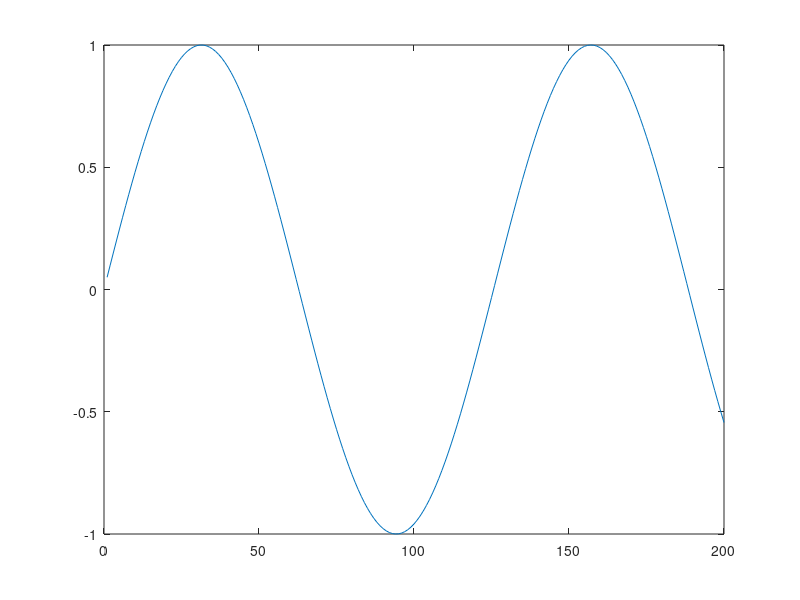
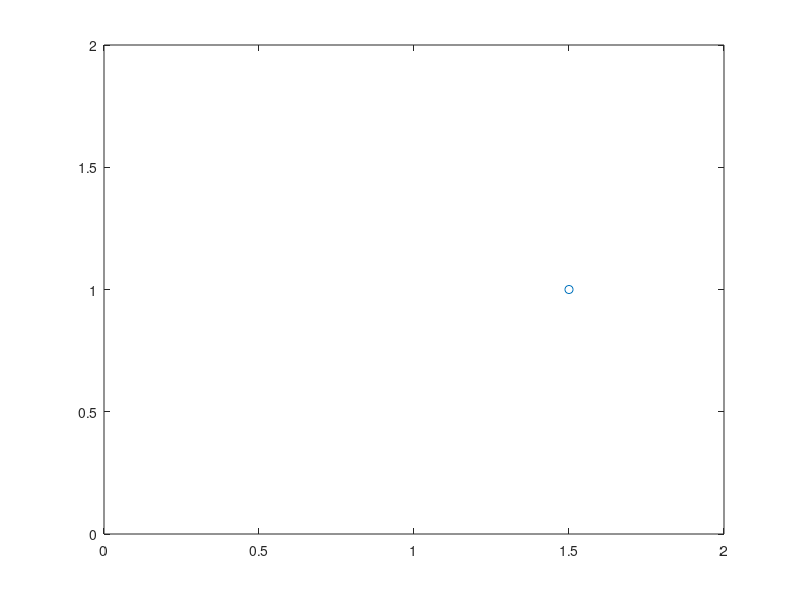
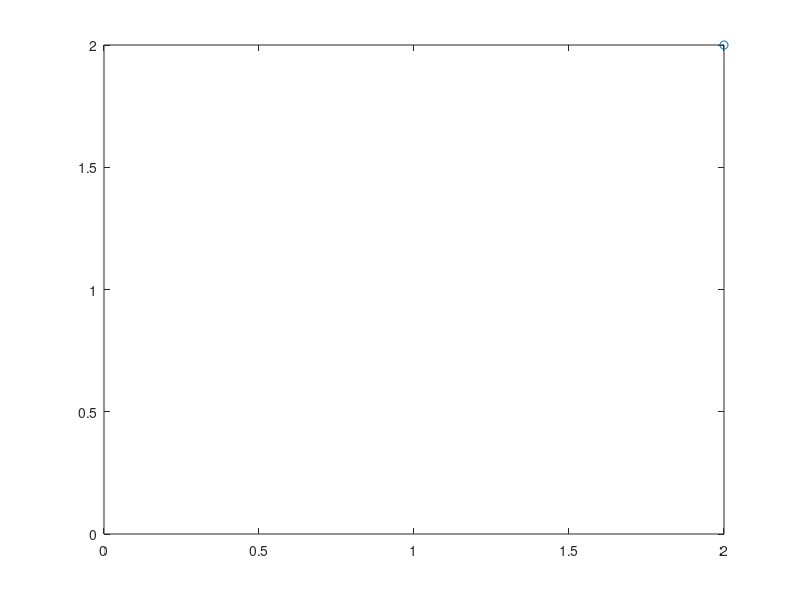
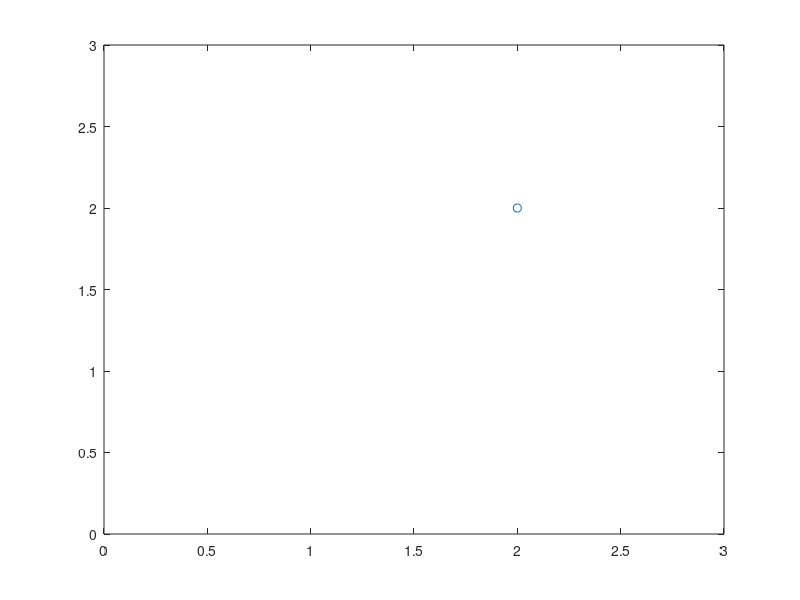

Source code (MATLAB) for these figures, in order: (Note: this script raises an error after producing the figures.)
fig = figure;

xdat = 1:200;
ydat = sin(xdat/20);

plot(xdat,ydat);


%%
fig = figure;
ax = plot(1,1,'o');
xlim([0,2])
ylim([0,2])

set(ax,'XData',1.5,'YData',1)

%%
fig = figure;
ax = plot(1,1,'o');
xlim([0,2])
ylim([0,2])

for i = 1:100
    set(ax,'XData',1+(i/100),'YData',1+(i/100))
    drawnow
end

%% Make the point move logistically 

fig = figure;
ax = plot(1,1,'o');
xlim([0,3])
ylim([0,3])

frames = 100;
for i = 1:frames
    dist = 1 / (1 + 2^(20*(-2*(i/frames) + .35)));
    set(ax,'XData',1+dist,'YData',1+dist)
    drawnow
end


%% Make the point move asymptotically 

fig = figure;
ax = plot(1,1,'o');
xlim([0,3])
ylim([0,3])

frames = 100;
c = 15;
for i = 1:frames
    dist = (1+(1/c)) - ((c+1)/(c*(c*(i/frames) + 1)));
    set(ax,'XData',1+dist,'YData',1+dist)
    drawnow
end


%% Using a function
figure;
ax = plot(1,1,'o');
xlim([0,3])
ylim([0,3])

pointtween(ax,[.4,.2],[2,2.9])



%% Trying to tween functions now... This will be kinda hard...

figure;
x = [(1:300) / 100]';
y = sin(5*x);

ax = plot(x,y,'o');

xlim([0,3])
ylim([-3,3])

while 1
    functween(ax,[x,y],[x,3*y])
    functween(ax,[x,3*y],[x,y])
    functween(ax,[x,y],[x,sin(10*x)])
    functween(ax,[x,sin(10*x)],[x,1.5*sin(12*x)])
    functween(ax,[x,1.5*sin(12*x)],[x,y])
    functween(ax,[x,y],[cos(linspace(0,2*pi,300)')+1.5,sin(linspace(0,2*pi,300)')*2])
    functween(ax,[cos(linspace(0,2*pi,300)')+1.5,sin(linspace(0,2*pi,300)')*2],[x,y])
end

%% let's try to pan the axis now...
figure;
x = [(1:300) / 100]';
y = sin(5*x);

ax = plot(x,y,'o');

xlim([0,3])
ylim([-3,3])

while 1
    panCam(ax,[-1,4;-4,4])
    panCam(ax,[-1,1;-3,3])
    panCam(ax,[-5,5;-5,5])
    panCam(ax,[0,3;-3,3])
end

%% Let's combine
figure;
x = [(1:300) / 100]';
y = sin(5*x);

ax = plot(x,y,'o');

xlim([0,3])
ylim([-3,3])

while 1
    panCam(ax,[-1,4;-4,4])
    functween(ax,[x,y],[x,3*y])
    panCam(ax,[-1,1;-3,3])
    panCam(ax,[0,5;-5,5])
    functween(ax,[x,3*y],[5*x,2*y])
    functween(ax,[5*x,2*y],[cos(linspace(0,2*pi,300)')+1.5,sin(linspace(0,2*pi,300)')*2])
    panCam(ax,[0,3;-3,3])
    functween(ax,[cos(linspace(0,2*pi,300)')+1.5,sin(linspace(0,2*pi,300)')*2],[x,y])
end

%% I want to create a differnt kind of tween
% instead of having all of the points move at once, I want them all to move
% one at a time... This will be hard though because.. they need to be
% staggered in movement... I can't just fully animate one point at a
% time...

figure;
x = [(1:300) / 100]';
y = sin(5*x);
ax = plot(x,y,'o');
xlim([0,3])
ylim([-3,3])

while 1
    Sandfunctween(ax,[x,y],[x,3*y])
end

%% Okay, this techincally works, but it's god awfully slow...
% Oh! What about predetermining the path of every tween FIRST! And then
% staggering them? After that, we can just loop through the new data and
% animate!
figure;
x = [(1:300) / 100]';
y = sin(5*x);
ax = plot(x,y,'o');
xlim([0,3])
ylim([-3,3])

while 1
    Cascadefunctween(ax,[x,y],[x,3*y]);
    Cascadefunctween(ax,[x,3*y],[x,y]);
    panCam(ax,[0,3;0,9]);
    Cascadefunctween(ax,[x,3*x]);
    panCam(ax,[0,3;-3,3])
    Cascadefunctween(ax,[x,y]);
end

%% Okay, now how about we augment the Cascade functween to have multiple plots?
% how in the hell do I do this? Multithreading? Nah... Probably not. I
% don't want it to get that complicated... I'll start with something
% simple... I'll pass in two ax objects in a cell... I'll pass in the same
% thing with the startfunc and endfunc variables... a 2x1 cell that have
% two columns each...
figure;
x = [(1:300) / 100]';
y = sin(5*x);
ax = plot(x,y,'o');
hold on;
ax2 = plot(x,sin(10*x),'o');
xlim([0,3])
ylim([-3,3])

MultiCascade({ax,ax2},{[x,1.5*y],[x,3*y]});

%% HOLY SHIT that worked. Let's see if this works with everything...
figure;
x = [(1:300) / 100]';
y = sin(5*x);
ax = plot(x,y,'o');
hold on;
ax2 = plot(x,sin(10*x),'o');
ax3 = plot(x,x*1.2,'o');
xlim([0,3])
ylim([-3,3])

axcell = {ax,ax2,ax3};
while 1
    MultiCascade(axcell,{[x,2*sin(12*x)],[x,3*sin(x)],[x,1.5*sin(4*x)]})
    panCam(ax,[-3,3;-3,3])
    MultiCascade(axcell,{[cos(linspace(0,2*pi,300)')*2,sin(linspace(0,2*pi,300)')*2], ...
        [cos(linspace(0,2*pi,300)')*.5,sin(linspace(0,2*pi,300)')*.5], ...
        [cos(linspace(0,2*pi,300)'),sin(linspace(0,2*pi,300)')]})
    panCam(ax,[0,3;-3,3])
end



% how in the hell do I do this? Multithreading? Nah... Probably not. I
% don't want it to get that complicated... I'll start with something
% simple... I'll pass in two ax objects in a cell... I'll pass in the same
% thing with the startfunc and endfunc variables... a 2x1 cell that have
% two columns each...
function MultiCascade(ax,endfunc)
    startfunc = cell(1,length(ax));
    for j = 1:length(ax)
        currentAx = ax{j};
        startfunc{1,j} = [currentAx.XData',currentAx.YData'];
    end
    frames = 100;
    c = 5;
    

    xdistCell = cell(1,length(ax));
    ydistCell = cell(1,length(ax));
    pdCellx = cell(1,length(ax));
    pdCelly = cell(1,length(ax));

    % below must be done per axis object
    for j = 1:length(ax)
        subEnd = endfunc{1,j};
        subStart = startfunc{1,j};

        xdist = subEnd(:,1)-subStart(:,1);
        ydist = subEnd(:,2)-subStart(:,2);
        predestX = zeros(frames,length(subStart)); %predetermining every point's movement
        predestY = zeros(frames,length(subStart));
        for i = 1:frames
            dist = (1+(1/c)) - ((c+1)/(c*(c*(i/frames) + 1))); % Should go 0-1
            predestX(i,:) = subStart(:,1)+dist*xdist;
            predestY(i,:) = subStart(:,2)+dist*ydist;
        end
        predestX = [subStart(:,1)';predestX];
        predestY = [subStart(:,2)';predestY];
        
        % Storing the predestined paths per plot
        pdCellx{1,j} = predestX;
        pdCelly{1,j} = predestY;
    end

    stagXCell = cell(1,length(ax));
    stagYCell = cell(1,length(ax));
    for j = 1:length(ax)
        stagXCell{1,j} = stagger_matrix(pdCellx{1,j});
        stagYCell{1,j} = stagger_matrix(pdCelly{1,j});
    end
    
    for i = 1:size(stagXCell{1,1},1)
        for j = 1:length(ax)
            curStagX = stagXCell{1,j};
            curStagY = stagYCell{1,j};
            set(ax{1,j},'XData',curStagX(i,:),'YData',curStagY(i,:))
        end
        drawnow
    end
    
end



% Okay, so you actually don't really need a start func... Not anymore... If
% you have a startfunc, then it just assumes that whatever is currently
% plotted is the startfunc...
function Cascadefunctween(ax,startfunc,endfunc)
    if nargin == 2
        endfunc = startfunc;
        startfunc(:,1) = ax.XData;
        startfunc(:,2) = ax.YData;
    end
    frames = 100;
    c = 5;
    xdist = endfunc(:,1)-startfunc(:,1);
    ydist = endfunc(:,2)-startfunc(:,2);
    predestX = zeros(frames,length(startfunc)); %predetermining every point's movement
    predestY = zeros(frames,length(startfunc));
    for i = 1:frames
        dist = (1+(1/c)) - ((c+1)/(c*(c*(i/frames) + 1))); % Should go 0-1
        predestX(i,:) = startfunc(:,1)+dist*xdist;
        predestY(i,:) = startfunc(:,2)+dist*ydist;
        %set(ax,'XData',startfunc(:,1)+dist*xdist,'YData',startfunc(:,2)+dist*ydist)
    end
    predestX = [startfunc(:,1)';predestX];
    predestY = [startfunc(:,2)';predestY];

    stagX = stagger_matrix(predestX);
    stagY = stagger_matrix(predestY);
    for i = 1:size(stagX,1)
        set(ax,'XData',stagX(i,:),'YData',stagY(i,:))
        drawnow
    end
end



% This is a function that would stagger a matrix... it's for cascading...
% Cards on the table, I asked chatgpt to make this...
function B = stagger_matrix(A)
    [N, M] = size(A);
    L = N + M - 1; % new length of staggered mat. I gotta change this if I'm gonna run this again...
    B = zeros(L, M);

    for col = 1:M
        idx = col;    % The diagonal position
        B(idx:N+idx-1, col) = A(:,col);
        if col ~= 1
            B(1:idx,col) = A(1,col);
        end
        if col ~= M
            B(idx+N:end,col) = A(end,col);
        end
    end
end



% I need to start off with tweening between two functions of the same
% length. 
% Each function needs a column of x and y 
function Sandfunctween(ax,startfunc,endfunc)
    frames = 100;
    c = 5;
    

    xdist = endfunc(:,1)-startfunc(:,1);
    ydist = endfunc(:,2)-startfunc(:,2);
    ax.XData = startfunc(:,1);
    ax.YData = startfunc(:,2);
    for j = 1:size(startfunc,1)
        for i = 1:frames
            dist = (1+(1/c)) - ((c+1)/(c*(c*(i/frames) + 1))); %should go from 0-1

            logicVec = zeros(size(startfunc,1),1);
            logicVec(j) = 1;
            set(ax,'XData',startfunc(:,1)+dist*xdist.*logicVec,'YData',startfunc(:,2)+dist*ydist.*logicVec)
            drawnow
        end
        startfunc(:,1) = ax.XData';
        startfunc(:,2) = ax.YData';
    end
end


% I wonder if I can actually get the axis data from here..
% the panto variable should be a 2x2 double matrix... 
% should be simple enough right?
function panCam(ax,panto)
    frames = 100;
    c = 5;
    curX = xlim(ax.Parent);
    curY = ylim(ax.Parent);
    xdist = panto(1,:)-curX;
    ydist = panto(2,:)-curY;
    for i = 1:frames
        dist = (1+(1/c)) - ((c+1)/(c*(c*(i/frames) + 1))); %should go from 0-1
        xlim(ax.Parent,curX + xdist*dist)
        ylim(ax.Parent,curY + ydist*dist)
        drawnow
    end
end


% I need to start off with tweening between two functions of the same
% length. 
% Each function needs a column of x and y 
function functween(ax,startfunc,endfunc)
    frames = 100;
    c = 5;
    

    xdist = endfunc(:,1)-startfunc(:,1);
    ydist = endfunc(:,2)-startfunc(:,2);
    for i = 1:frames
        dist = (1+(1/c)) - ((c+1)/(c*(c*(i/frames) + 1)));
        
        set(ax,'XData',startfunc(:,1)+dist*xdist,'YData',startfunc(:,2)+dist*ydist)
        drawnow
    end
end

function pointtween(ax,startpoint,endpoint)
    frames = 100;
    c = 15;
    xdist = endpoint(1)-startpoint(1);
    ydist = endpoint(2)-startpoint(2);
    for i = 1:frames
        dist = (1+(1/c)) - ((c+1)/(c*(c*(i/frames) + 1)));
        
        set(ax,'XData',startpoint(1)+dist*xdist,'YData',startpoint(2)+dist*ydist)
        drawnow
    end
end
